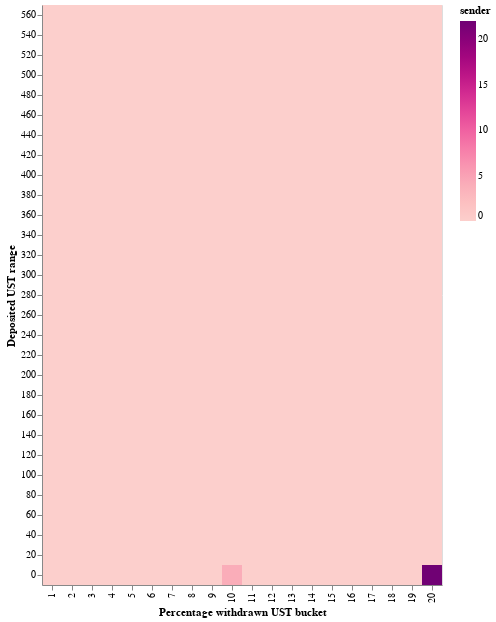

The notebook cell saved with this chart:
### Code cell
alt.Chart((heatmap_data_df.rename(columns=cols_dict))).mark_rect().encode(
    x=alt.X(cols_dict['perc_withdrawn_cat']+':O', sort=alt.EncodingSortField(order='ascending')),
    y=alt.Y(cols_dict['DEP_CAT']+':O', sort=alt.EncodingSortField(order='ascending')),
    color=alt.Color('sender'+':Q',
            scale=alt.Scale(scheme='redpurple')),
    tooltip=['DEP_CAT_label'+':N','perc_withdrawn_cat_label'+':N','sender'+':Q']
)

### Figure 1 — Vega-Lite specification as saved in the notebook (floating-point values rounded to 4 significant figures; data arrays with more than 128 entries replaced by an {"elided": "..."} marker saying what was removed)
{"config": {"view": {"continuousWidth": 400, "continuousHeight": 300}}, "data": {"name": "data-413725f3fb34a24ad655d680217d1ae4"}, "mark": "rect", "encoding": {"color": {"field": "sender", "scale": {"scheme": "redpurple"}, "type": "quantitative"}, "tooltip": [{"field": "DEP_CAT_label", "type": "nominal"}, {"field": "perc_withdrawn_cat_label", "type": "nominal"}, {"field": "sender", "type": "quantitative"}], "x": {"field": "Percentage withdrawn UST bucket", "sort": {"order": "ascending"}, "type": "ordinal"}, "y": {"field": "Deposited UST range", "sort": {"order": "ascending"}, "type": "ordinal"}}, "$schema": "https://vega.github.io/schema/vega-lite/v4.17.0.json", "datasets": {"data-413725f3fb34a24ad655d680217d1ae4": {"elided": "580 records"}}}
